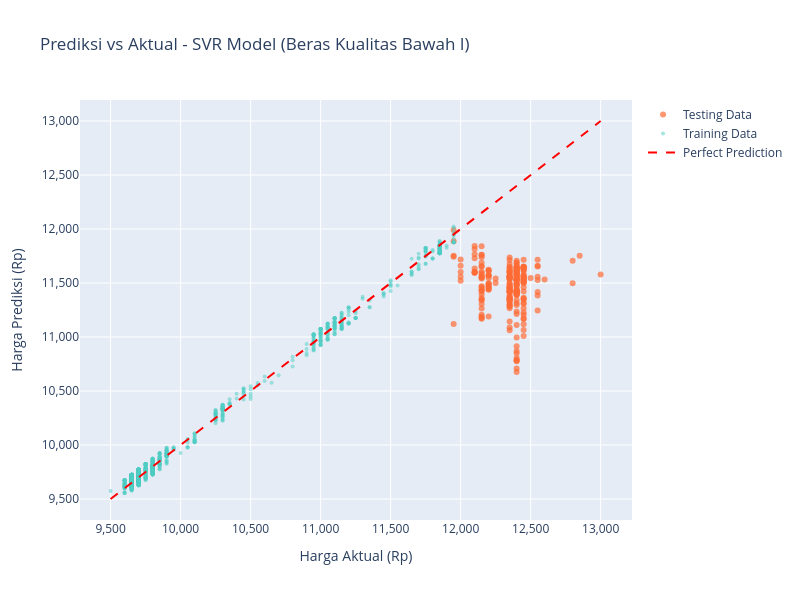
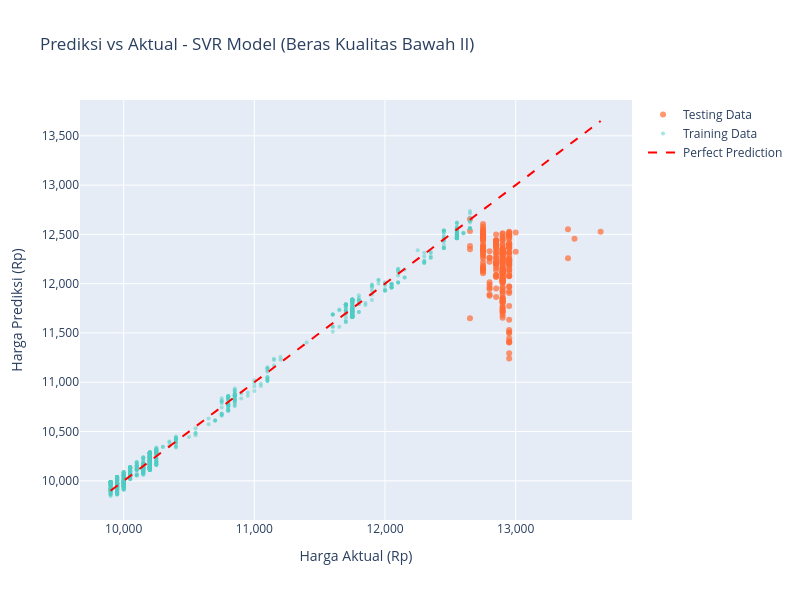
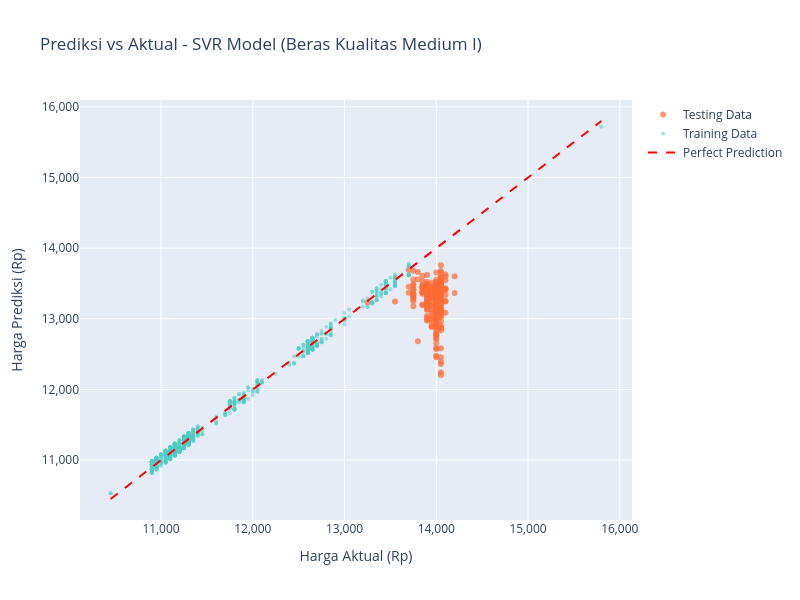
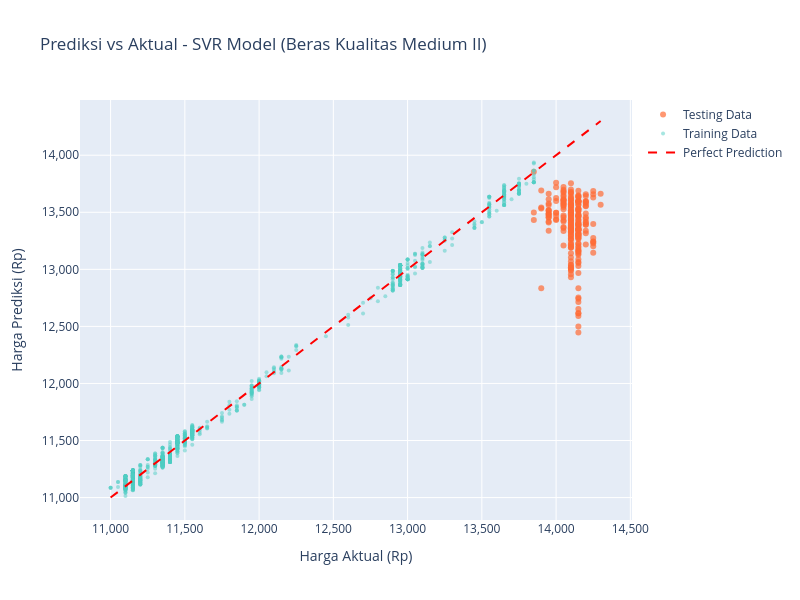

The code cell stored with these charts, in order, in its notebook:
### Code cell
# Cell 7: Visualisasi Model Performance + Save

print("📊 Membuat visualisasi performance model SVR...")

# 1. Scatter plot Prediksi vs Aktual untuk setiap kategori
for kategori in kategori_beras:
    y_train_actual = np.array(svr_results[kategori]['predictions']['y_train_actual'])
    y_train_pred = np.array(svr_results[kategori]['predictions']['y_train_pred'])
    y_test_actual = np.array(svr_results[kategori]['predictions']['y_test_actual'])
    y_test_pred = np.array(svr_results[kategori]['predictions']['y_test_pred'])
    
    fig_scatter = go.Figure()
    
    # Testing data
    fig_scatter.add_trace(go.Scatter(
        x=y_test_actual,
        y=y_test_pred,
        mode='markers',
        name='Testing Data',
        marker=dict(color='#FF6B35', size=6, opacity=0.7),
        hovertemplate='Aktual: Rp %{x:,.0f}<br>Prediksi: Rp %{y:,.0f}<extra></extra>'
    ))
    
    # Training data
    fig_scatter.add_trace(go.Scatter(
        x=y_train_actual,
        y=y_train_pred,
        mode='markers',
        name='Training Data',
        marker=dict(color='#4ECDC4', size=4, opacity=0.5),
        hovertemplate='Aktual: Rp %{x:,.0f}<br>Prediksi: Rp %{y:,.0f}<extra></extra>'
    ))
    
    # Perfect prediction line
    min_val = min(min(y_test_actual), min(y_train_actual))
    max_val = max(max(y_test_actual), max(y_train_actual))
    
    fig_scatter.add_trace(go.Scatter(
        x=[min_val, max_val],
        y=[min_val, max_val],
        mode='lines',
        name='Perfect Prediction',
        line=dict(color='red', dash='dash', width=2)
    ))
    
    fig_scatter.update_layout(
        title=f"Prediksi vs Aktual - SVR Model ({kategori})",
        xaxis_title="Harga Aktual (Rp)",
        yaxis_title="Harga Prediksi (Rp)",
        width=800,
        height=600,
        font=dict(size=12),
        xaxis={'tickformat': ',.0f'},
        yaxis={'tickformat': ',.0f'}
    )
    
    fig_scatter.show()
    
    # Save visualization
    filename = kategori.replace(' ', '_').replace('/', '_')
    fig_scatter.write_html(f'flask_components/visualizations/prediksi_vs_aktual_{filename}.html')

# 2. Residual Plot untuk setiap kategori
for kategori in kategori_beras:
    y_test_actual = np.array(svr_results[kategori]['predictions']['y_test_actual'])
    y_test_pred = np.array(svr_results[kategori]['predictions']['y_test_pred'])
    residuals = y_test_actual - y_test_pred
    
    fig_residual = go.Figure()
    
    fig_residual.add_trace(go.Scatter(
        x=y_test_pred,
        y=residuals,
        mode='markers',
        marker=dict(color='#FF6B35', size=6, opacity=0.7),
        hovertemplate='Prediksi: Rp %{x:,.0f}<br>Residual: Rp %{y:,.0f}<extra></extra>'
    ))
    
    # Zero line
    fig_residual.add_hline(y=0, line_dash="dash", line_color="red")
    
    fig_residual.update_layout(
        title=f"Residual Plot - SVR Model ({kategori})",
        xaxis_title="Harga Prediksi (Rp)",
        yaxis_title="Residual (Aktual - Prediksi)",
        width=800,
        height=500,
        font=dict(size=12),
        xaxis={'tickformat': ',.0f'},
        yaxis={'tickformat': ',.0f'}
    )
    
    fig_residual.show()
    
    # Save visualization
    filename = kategori.replace(' ', '_').replace('/', '_')
    fig_residual.write_html(f'flask_components/visualizations/residual_plot_{filename}.html')

# 3. Bar chart perbandingan metrik untuk semua kategori
metrics_comparison = {
    'Kategori': [],
    'MAE': [],
    'RMSE': [],
    'MAPE': []
}

for kategori in kategori_beras:
    metrics_comparison['Kategori'].append(kategori.replace('Beras Kualitas ', ''))
    metrics_comparison['MAE'].append(svr_results[kategori]['testing_metrics']['mae'])
    metrics_comparison['RMSE'].append(svr_results[kategori]['testing_metrics']['rmse'])
    metrics_comparison['MAPE'].append(svr_results[kategori]['testing_metrics']['mape'])

# MAE Comparison
fig_mae = px.bar(
    x=metrics_comparison['Kategori'],
    y=metrics_comparison['MAE'],
    title="Perbandingan MAE untuk Semua Kategori Beras",
    labels={'x': 'Kategori Beras', 'y': 'MAE (Rp)'},
    color=metrics_comparison['MAE'],
    color_continuous_scale='Reds',
    text=[f"Rp {val:,.0f}" for val in metrics_comparison['MAE']]
)
fig_mae.update_traces(textposition='outside')
fig_mae.update_layout(width=1000, height=600, font=dict(size=12), showlegend=False)
fig_mae.show()
fig_mae.write_html('flask_components/visualizations/mae_comparison_all_categories.html')

# RMSE Comparison
fig_rmse = px.bar(
    x=metrics_comparison['Kategori'],
    y=metrics_comparison['RMSE'],
    title="Perbandingan RMSE untuk Semua Kategori Beras",
    labels={'x': 'Kategori Beras', 'y': 'RMSE (Rp)'},
    color=metrics_comparison['RMSE'],
    color_continuous_scale='Blues',
    text=[f"Rp {val:,.0f}" for val in metrics_comparison['RMSE']]
)
fig_rmse.update_traces(textposition='outside')
fig_rmse.update_layout(width=1000, height=600, font=dict(size=12), showlegend=False)
fig_rmse.show()
fig_rmse.write_html('flask_components/visualizations/rmse_comparison_all_categories.html')

# MAPE Comparison
fig_mape = px.bar(
    x=metrics_comparison['Kategori'],
    y=metrics_comparison['MAPE'],
    title="Perbandingan MAPE untuk Semua Kategori Beras",
    labels={'x': 'Kategori Beras', 'y': 'MAPE (%)'},
    color=metrics_comparison['MAPE'],
    color_continuous_scale='Greens',
    text=[f"{val:.2f}%" for val in metrics_comparison['MAPE']]
)
fig_mape.update_traces(textposition='outside')
fig_mape.update_layout(width=1000, height=600, font=dict(size=12), showlegend=False)
fig_mape.show()
fig_mape.write_html('flask_components/visualizations/mape_comparison_all_categories.html')

print("\n📊 Visualisasi model performance berhasil ditampilkan!")
print("💾 Semua visualisasi performance sudah disimpan!")

### Figure 1 — Plotly figure (JSON) as saved in the notebook; plotly's stock layout.template omitted (floating-point values rounded to 4 significant figures; data arrays with more than 128 entries replaced by an {"elided": "..."} marker saying what was removed)
{"data": [{"hovertemplate": "Aktual: Rp %{x:,.0f}<br>Prediksi: Rp %{y:,.0f}<extra></extra>", "marker": {"color": "#FF6B35", "opacity": 0.7, "size": 6}, "mode": "markers", "name": "Testing Data", "type": "scatter", "x": {"elided": "246 int values"}, "y": {"elided": "246 float values"}}, {"hovertemplate": "Aktual: Rp %{x:,.0f}<br>Prediksi: Rp %{y:,.0f}<extra></extra>", "marker": {"color": "#4ECDC4", "opacity": 0.5, "size": 4}, "mode": "markers", "name": "Training Data", "type": "scatter", "x": {"elided": "982 int values"}, "y": {"elided": "982 float values"}}, {"line": {"color": "red", "dash": "dash", "width": 2}, "mode": "lines", "name": "Perfect Prediction", "type": "scatter", "x": [9500, 13000], "y": [9500, 13000]}], "layout": {"font": {"size": 12}, "height": 600, "title": {"text": "Prediksi vs Aktual - SVR Model (Beras Kualitas Bawah I)"}, "width": 800, "xaxis": {"tickformat": ",.0f", "title": {"text": "Harga Aktual (Rp)"}}, "yaxis": {"tickformat": ",.0f", "title": {"text": "Harga Prediksi (Rp)"}}}}

### Figure 2 — Plotly figure (JSON) as saved in the notebook; plotly's stock layout.template omitted (floating-point values rounded to 4 significant figures; data arrays with more than 128 entries replaced by an {"elided": "..."} marker saying what was removed)
{"data": [{"hovertemplate": "Aktual: Rp %{x:,.0f}<br>Prediksi: Rp %{y:,.0f}<extra></extra>", "marker": {"color": "#FF6B35", "opacity": 0.7, "size": 6}, "mode": "markers", "name": "Testing Data", "type": "scatter", "x": {"elided": "246 int values"}, "y": {"elided": "246 float values"}}, {"hovertemplate": "Aktual: Rp %{x:,.0f}<br>Prediksi: Rp %{y:,.0f}<extra></extra>", "marker": {"color": "#4ECDC4", "opacity": 0.5, "size": 4}, "mode": "markers", "name": "Training Data", "type": "scatter", "x": {"elided": "982 int values"}, "y": {"elided": "982 float values"}}, {"line": {"color": "red", "dash": "dash", "width": 2}, "mode": "lines", "name": "Perfect Prediction", "type": "scatter", "x": [9900, 13650], "y": [9900, 13650]}], "layout": {"font": {"size": 12}, "height": 600, "title": {"text": "Prediksi vs Aktual - SVR Model (Beras Kualitas Bawah II)"}, "width": 800, "xaxis": {"tickformat": ",.0f", "title": {"text": "Harga Aktual (Rp)"}}, "yaxis": {"tickformat": ",.0f", "title": {"text": "Harga Prediksi (Rp)"}}}}

### Figure 3 — Plotly figure (JSON) as saved in the notebook; plotly's stock layout.template omitted (floating-point values rounded to 4 significant figures; data arrays with more than 128 entries replaced by an {"elided": "..."} marker saying what was removed)
{"data": [{"hovertemplate": "Aktual: Rp %{x:,.0f}<br>Prediksi: Rp %{y:,.0f}<extra></extra>", "marker": {"color": "#FF6B35", "opacity": 0.7, "size": 6}, "mode": "markers", "name": "Testing Data", "type": "scatter", "x": {"elided": "246 int values"}, "y": {"elided": "246 float values"}}, {"hovertemplate": "Aktual: Rp %{x:,.0f}<br>Prediksi: Rp %{y:,.0f}<extra></extra>", "marker": {"color": "#4ECDC4", "opacity": 0.5, "size": 4}, "mode": "markers", "name": "Training Data", "type": "scatter", "x": {"elided": "982 int values"}, "y": {"elided": "982 float values"}}, {"line": {"color": "red", "dash": "dash", "width": 2}, "mode": "lines", "name": "Perfect Prediction", "type": "scatter", "x": [10450, 15800], "y": [10450, 15800]}], "layout": {"font": {"size": 12}, "height": 600, "title": {"text": "Prediksi vs Aktual - SVR Model (Beras Kualitas Medium I)"}, "width": 800, "xaxis": {"tickformat": ",.0f", "title": {"text": "Harga Aktual (Rp)"}}, "yaxis": {"tickformat": ",.0f", "title": {"text": "Harga Prediksi (Rp)"}}}}

### Figure 4 — Plotly figure (JSON) as saved in the notebook; plotly's stock layout.template omitted (floating-point values rounded to 4 significant figures; data arrays with more than 128 entries replaced by an {"elided": "..."} marker saying what was removed)
{"data": [{"hovertemplate": "Aktual: Rp %{x:,.0f}<br>Prediksi: Rp %{y:,.0f}<extra></extra>", "marker": {"color": "#FF6B35", "opacity": 0.7, "size": 6}, "mode": "markers", "name": "Testing Data", "type": "scatter", "x": {"elided": "246 int values"}, "y": {"elided": "246 float values"}}, {"hovertemplate": "Aktual: Rp %{x:,.0f}<br>Prediksi: Rp %{y:,.0f}<extra></extra>", "marker": {"color": "#4ECDC4", "opacity": 0.5, "size": 4}, "mode": "markers", "name": "Training Data", "type": "scatter", "x": {"elided": "982 int values"}, "y": {"elided": "982 float values"}}, {"line": {"color": "red", "dash": "dash", "width": 2}, "mode": "lines", "name": "Perfect Prediction", "type": "scatter", "x": [11000, 14300], "y": [11000, 14300]}], "layout": {"font": {"size": 12}, "height": 600, "title": {"text": "Prediksi vs Aktual - SVR Model (Beras Kualitas Medium II)"}, "width": 800, "xaxis": {"tickformat": ",.0f", "title": {"text": "Harga Aktual (Rp)"}}, "yaxis": {"tickformat": ",.0f", "title": {"text": "Harga Prediksi (Rp)"}}}}
